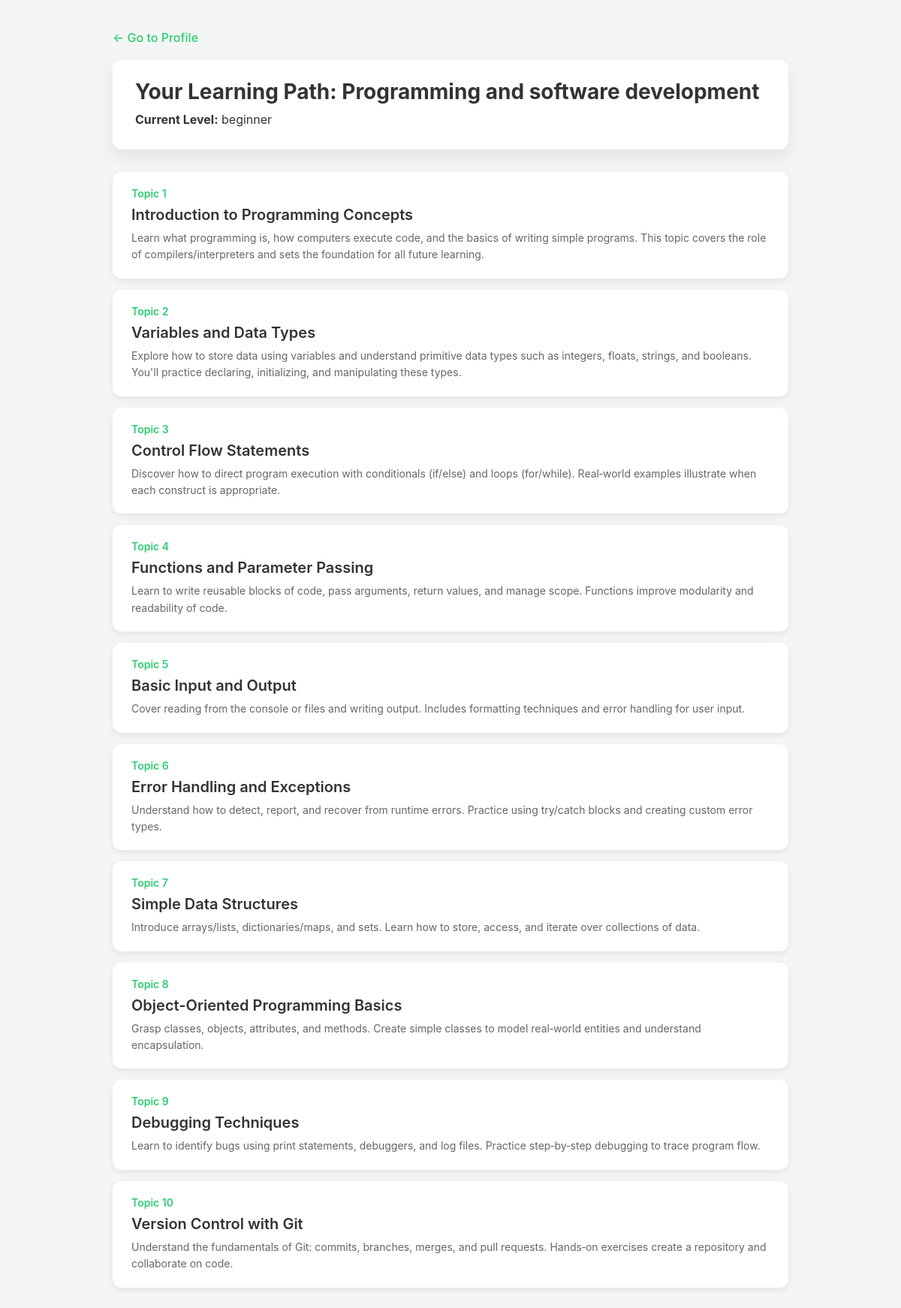
The app's page /topics/ (signed in) with its own data.
### users/models.py (models this page shows, shortened)
class LearningProfile(models.Model):
    user = models.OneToOneField(User, on_delete=models.CASCADE)
    visual_learning_score = models.PositiveIntegerField(default=0)
    hands_on_learning_score = models.PositiveIntegerField(default=0)
    reading_learning_score = models.PositiveIntegerField(default=0)
    chosen_subject = models.CharField(max_length=50, choices=SUBJECT_CHOICES)
    assessment_score = models.PositiveIntegerField(default=0, help_text="from 0 to 100")
    difficulty_level = models.CharField(max_length=13, choices=DIFFICULTY_CHOICES, default='beginner')
    difficulty_assessment_completed = models.BooleanField(default=False)
    difficulty_assessment_date = models.DateTimeField(null=True, blank=True)
    registration_step = models.IntegerField(default=1)
    registration_completed = models.BooleanField(default=False)
    learning_pace = models.FloatField(default=0.0, help_text='Lessons completed per week')
    pace_last_calculated = models.DateTimeField(null=True, blank=True)
    created_at = models.DateTimeField(auto_now_add=True)
    updated_at = models.DateTimeField(auto_now=True)

### lessons/models.py (models this page shows, shortened)
class Topic (models.Model):
    subject = models.CharField(max_length= 50, choices=SUBJECT_CHOICES)
    difficulty_level = models.CharField(max_length=50, choices=DIFFICULTY_CHOICES)
    topic_name = models.CharField(max_length=50)
    description = models.TextField()
    order = models.IntegerField(help_text='Order within the difficulty level')
    created_at = models.DateTimeField(auto_now_add=True)
    class Meta:
        ordering = ['difficulty_level', 'order']
        unique_together = ['subject', 'difficulty_level', 'order']

### lessons/views.py (the view)
# urls.py: path('topics/', views.topic_list_view, name='topic_list' ),
@login_required
def topic_list_view(request):
    profile = request.user.learningprofile
    chosen_subject = profile.chosen_subject
    difficulty_level = profile.difficulty_level
    topics = Topic.objects.filter(
        subject = chosen_subject,
        difficulty_level = difficulty_level
    ).order_by('order')
    print("Profile subject:", profile.chosen_subject)
    print("Profile difficulty:", profile.difficulty_level)
    return render(request, 'topic_list.html', {'profile' : profile, 'topics': topics})

### lessons/templates/topic_list.html (shortened to what this page needs)
<!DOCTYPE html>
<html lang="en">
  <head>
  </head>
  <body>
    <div class="container">
      <a href="{% url 'profile_page' %}" class="back-link">← Go to Profile</a>
      <div class="header">
        <h1>Your Learning Path: {{ profile.get_chosen_subject_display }}</h1>
        <p><strong>Current Level:</strong> {{ profile.difficulty_level }}</p>
      </div>
      {% if topics %} {% for topic in topics %}
      <a href="{% url 'topic_detail' topic.id %}">
        <div class="topic-card">
          <div class="topic-number">Topic {{ topic.order }}</div>
          <div class="topic-title">{{ topic.topic_name }}</div>
          <div class="topic-description">{{ topic.description }}</div>
        </div>
      </a>
      {% endfor %} {% else %}
      <p>No topics available yet. Please complete your assessment.</p>
      {% endif %}
    </div>
  </body>
</html>

### lessons/templates/topic_list.html (style rules this page uses)
:root { --primary-color: #2ecc71; --primary-hover: #27ae60; --background: #f4f6f5; --text-color: #333; --subtext-color: #666; --border-radius: 12px; --shadow: 0 10px 25px rgba(0, 0, 0, 0.08); }
body { font-family: "Inter", Arial, sans-serif; background-color: var(--background); margin: 0; padding: 40px 20px; color: var(--text-color); }
a { color: inherit; text-decoration: none; }
.container { max-width: 900px; margin: 0 auto; }
.back-link { display: inline-block; margin-bottom: 20px; color: var(--primary-color); font-weight: 500; }
.header { background: white; padding: 25px 30px; border-radius: var(--border-radius); box-shadow: var(--shadow); margin-bottom: 30px; }
h1 { margin: 0 0 10px; font-size: 28px; color: var(--text-color); }
p { margin: 5px 0; font-size: 16px; }
.topic-card { background: white; padding: 20px 25px; margin-bottom: 15px; border-radius: var(--border-radius); box-shadow: 0 3px 10px rgba(0, 0, 0, 0.08); transition: transform 0.2s, box-shadow 0.2s; }
.topic-number { color: var(--primary-color); font-weight: 600; font-size: 14px; }
.topic-title { font-size: 20px; font-weight: 600; margin: 8px 0; }
.topic-description { color: var(--subtext-color); line-height: 1.6; font-size: 14px; }

### records on screen
LearningProfile: chosen_subject "Programming and software development", difficulty_level "beginner"
Topic: order "1", topic_name "Introduction to Programming Concepts", description "Learn what programming is, how computers execute code, and the basics of writing simple programs. This topic covers the role of compilers/interpreters and sets the foundation for all future learning."
Topic: order "2", topic_name "Variables and Data Types", description "Explore how to store data using variables and understand primitive data types such as integers, floats, strings, and booleans. You'll practice declaring, initializing, and manipulating these types."
Topic: order "3", topic_name "Control Flow Statements", description "Discover how to direct program execution with conditionals (if/else) and loops (for/while). Real‑world examples illustrate when each construct is appropriate."
Topic: order "4", topic_name "Functions and Parameter Passing", description "Learn to write reusable blocks of code, pass arguments, return values, and manage scope. Functions improve modularity and readability of code."
Topic: order "5", topic_name "Basic Input and Output", description "Cover reading from the console or files and writing output. Includes formatting techniques and error handling for user input."
Topic: order "6", topic_name "Error Handling and Exceptions", description "Understand how to detect, report, and recover from runtime errors. Practice using try/catch blocks and creating custom error types."
Topic: order "7", topic_name "Simple Data Structures", description "Introduce arrays/lists, dictionaries/maps, and sets. Learn how to store, access, and iterate over collections of data."
Topic: order "8", topic_name "Object-Oriented Programming Basics", description "Grasp classes, objects, attributes, and methods. Create simple classes to model real‑world entities and understand encapsulation."
Topic: order "9", topic_name "Debugging Techniques", description "Learn to identify bugs using print statements, debuggers, and log files. Practice step‑by‑step debugging to trace program flow."
Topic: order "10", topic_name "Version Control with Git", description "Understand the fundamentals of Git: commits, branches, merges, and pull requests. Hands‑on exercises create a repository and collaborate on code."
